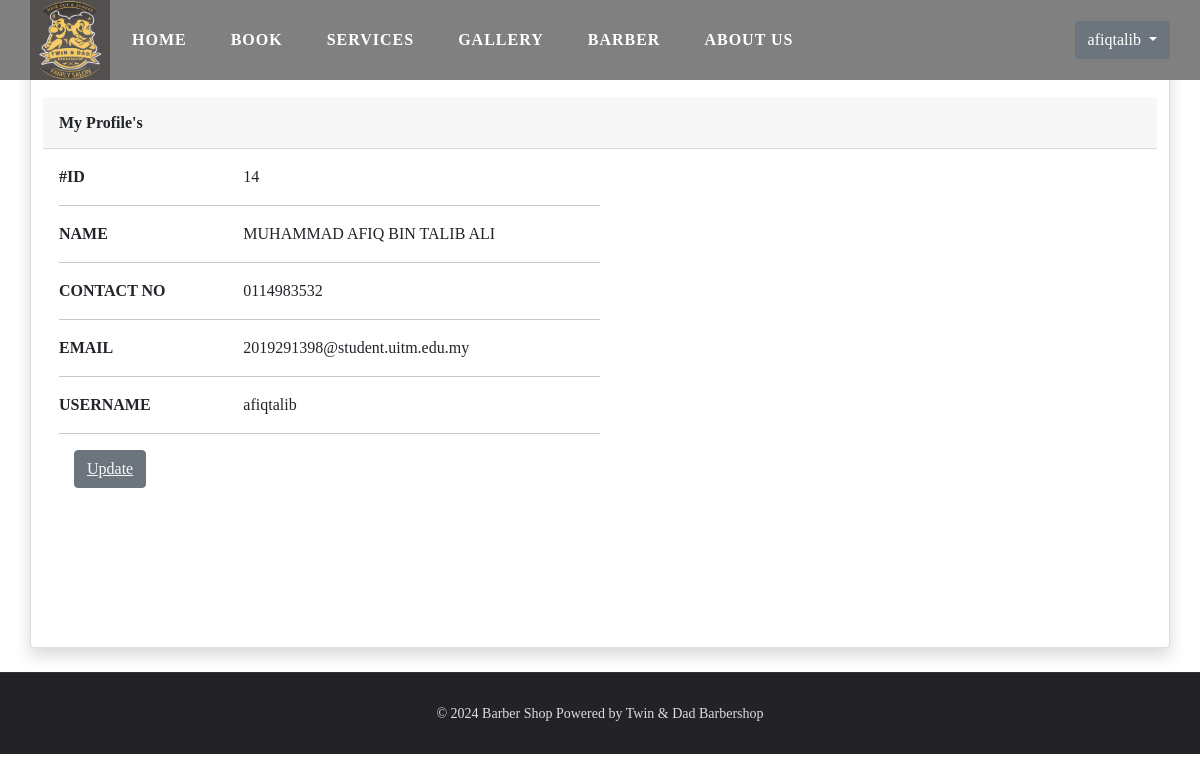
The page /viewprofile.php (signed in) on the database its author committed.
### tables this page shows
CREATE TABLE `users` (
  `user_id` int(11) NOT NULL,
  `name` varchar(255) NOT NULL,
  `email` varchar(255) NOT NULL,
  `phonenum` varchar(255) NOT NULL,
  `username` varchar(255) NOT NULL,
  `password` varchar(255) NOT NULL
);

### viewprofile.php (the view, shortened to what this page needs)
<?php
    include "connect.php";
    include "includes/header.php";
    include "includes/navbar.php";
?>
<!DOCTYPE html>
<html lang="en">
<head>
</head>
<body>
  <div class="card shadow mb-4 profile container mx-auto m-5 pt-5">
    <div class="card-header py-3">
      <h6 class="m-0 font-weight-bold text-dark">My Profile's </h6>
    </div>
    <div class="card-body">
    <?php
              $user_id=$_SESSION['user_id'];
              $sql="SELECT * FROM users WHERE user_id='$user_id'";
              $result =mysqli_query($conn,$sql);
              if($result) {
                  while ($row=mysqli_fetch_assoc($result)) {
                      $user_id=$row['user_id'];
                      $name=$row['name'];
                      $phonenum=$row['phonenum'];
                      $email=$row['email'];
                      $uname=$row['username'];
                      echo '<div class="row justify-content-start">
                        <div class="col-2">
                          <strong>
                            #ID
                          </strong>
                        </div>
                        <div class="col-4">
                          ' . $user_id . '
                        </div>
                      </div>
                      <hr style="width:50%">';
                      echo '<div class="row justify-content-start">
                        <div class="col-2">
                          <strong>
                            NAME
                          </strong>
                        </div>
                        <div class="col-4">
                          ' . $name . '
                        </div>
                      </div>
                      <hr style="width:50%">';
                      echo '<div class="row justify-content-start">
                        <div class="col-2">
                          <strong>
                            CONTACT NO
                          </strong>
                        </div>
                        <div class="col-4">
                          ' . $phonenum . '
                        </div>
                      </div>
                      <hr style="width:50%">';
                      echo '<div class="row justify-content-start">
                        <div class="col-2">
                          <strong>
                            EMAIL
                          </strong>
                        </div>
                        <div class="col-4">
                          ' . $email . '
                        </div>
                      </div>
                      <hr style="width:50%">';
                      echo '<div class="row justify-content-start">
                        <div class="col-2">
                          <strong>
                            USERNAME
                          </strong>
                        </div>
                        <div class="col-4">
                          ' . $uname . '
                        </div>
                      </div>
                      <hr style="width:50%">';
                      echo '<div class="col-4">
                      <button class="btn btn-secondary" data-toggle="tooltip" data-placement="left" title="Update Your Profile - ' . $name . '">
                      <a href="profile.php?user_id='.$user_id.'" class="text-light">Update</a>
                      </button>
                      </div>
                        </div>';
                  }
              }
            ?>
    </div>
</body>
</html>
<?php
    include "includes/footer.php";
?>

### css/main.css (style rules this page uses)
* { margin: 0; box-sizing: border-box; }

### includes/navbar.php (style rules this page uses)
* { margin: 0; font-family: verdana; }
body { height: 85vh; }

### viewprofile.php (style rules this page uses)
.profile { height: 75vh; }

### rows shown on the page
users: user_id "14", name "MUHAMMAD AFIQ BIN TALIB ALI", phonenum "0114983532", email "2019291398@student.uitm.edu.my", username "afiqtalib"

### other values the page prints
$_SESSION['username'] "afiqtalib"
